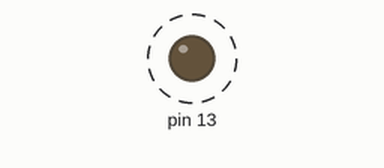
This sketch was run on a simulated Arduino Uno, built with avr-gcc and run on an emulated ATmega328P. Parts: output pins drawn as LEDs (lit = HIGH). Dashed ring = blinking.

Above: at 0.1 s.
Timing chart, 0 to 3.0 s (numbered marks = the images above):
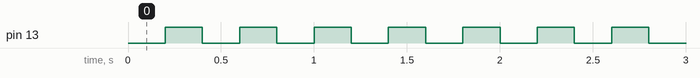

The sketch:

led_lampeggiante.ino
```cpp
void setup()
{
  pinMode(13, OUTPUT);
}

void loop()
{
  digitalWrite(13, LOW);
  delay(200);
  digitalWrite(13, HIGH);
  delay(200);
}
```

Measured:
- by itself, pin 13: alternates HIGH for 0.20 s and LOW for 0.20 s
